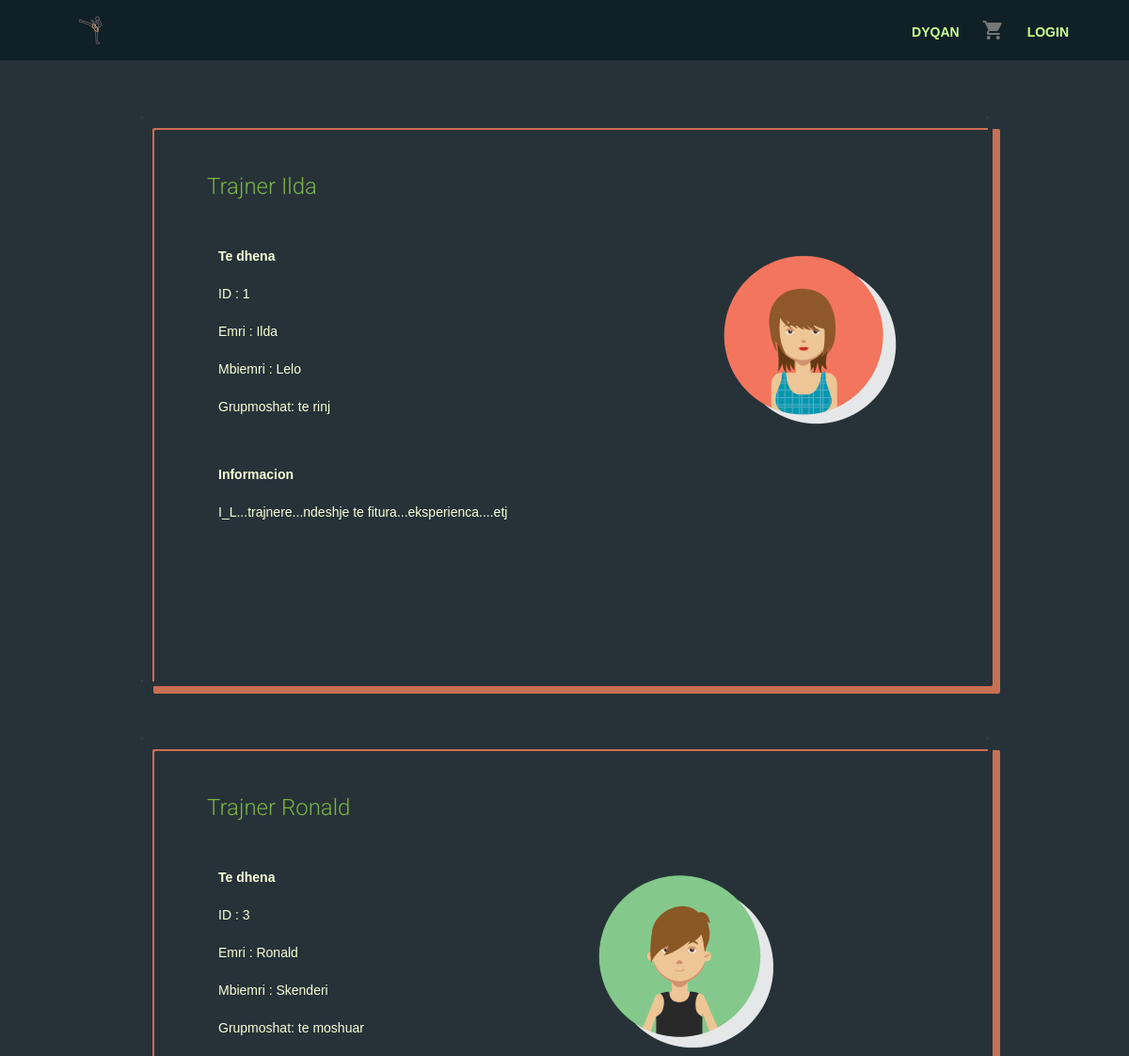
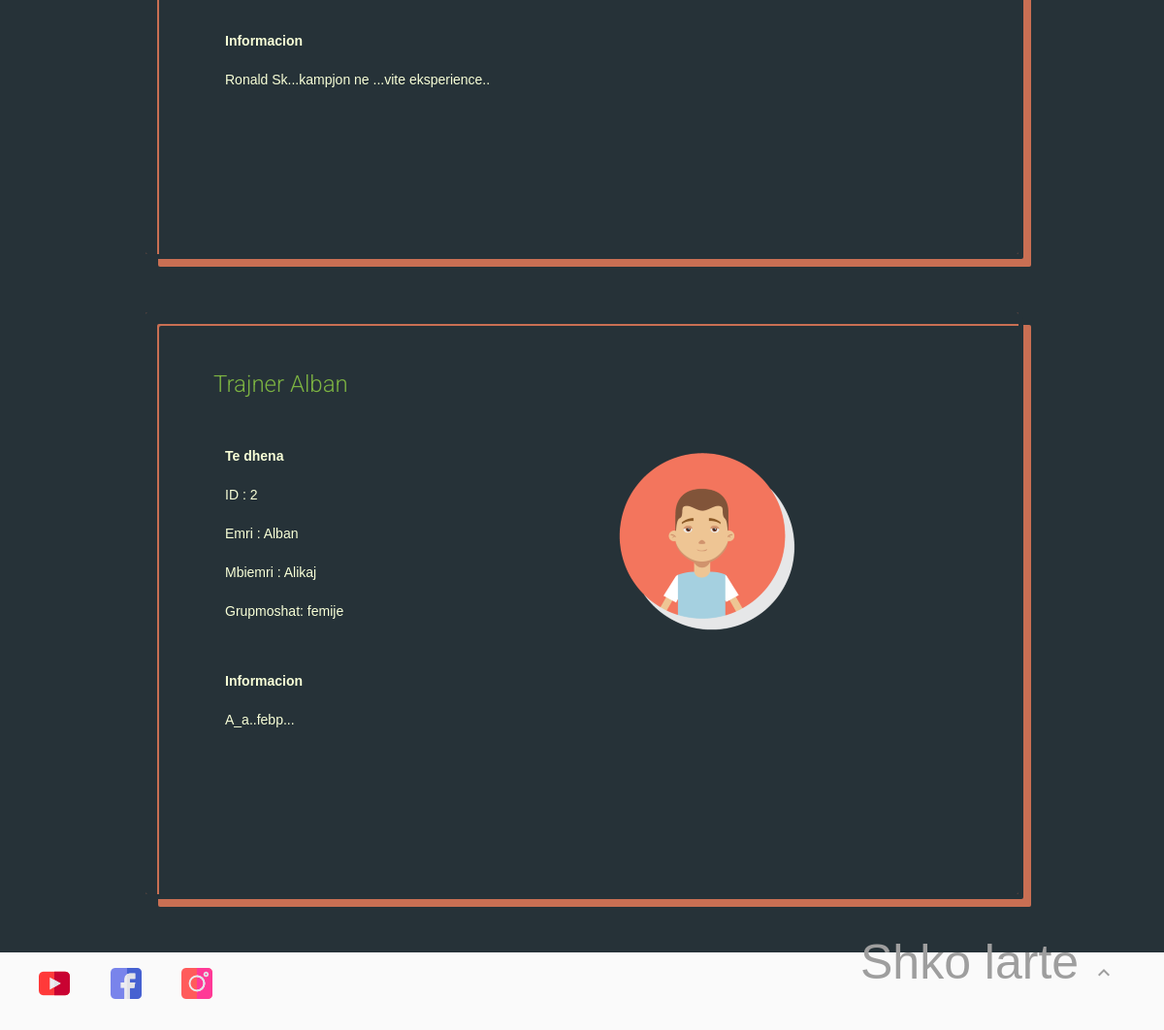
/Kickbox/trajnerInfo.php, run on the app's committed database (2 pictures, top to bottom).
### tables this page shows
CREATE TABLE `trajneri` (
  `ID_trajneri` int(11) NOT NULL,
  `Username_tr` varchar(11) NOT NULL,
  `Emer_tr` varchar(20) NOT NULL,
  `Mbiemer_tr` varchar(20) NOT NULL,
  `Email_tr` varchar(50) NOT NULL,
  `Fjalekalim_tr` varchar(255) NOT NULL,
  `Grupmosha_tr` varchar(20) NOT NULL,
  `Info_tr` varchar(5000) NOT NULL
);

### Kickbox/trajnerInfo.php (the view, shortened to what this page needs)
<!doctype html>
<html lang="en">
<head>
  <link rel="stylesheet" href="material.min.css">
  <link rel="stylesheet" href="styles.css">
</head>
<body>
  <?php require 'header.php'; ?>
  <div id="trINFO-box">
    <div id="ilda">
      <?php $result = mysqli_query($conn, "SELECT * FROM trajneri WHERE ID_trajneri='1'"); ?>
      <?php while ($row = mysqli_fetch_array($result)) { ?>
        <div class="mdl-card__title mdl-card--expand emertrINFO">
          <h2 class="mdl-card__title-text">Trajner <?php echo "" . $row['Username_tr']; ?></h2>
        </div>
        <div class="mdl-card__supporting-text ">
          <div class="mdl-grid">
            <div class="mdl-cell mdl-cell--8-col kutitrINFO">
              <p class="cardCap"><b>Te dhena</b></p>
              <p>ID : <?php echo "" . $row['ID_trajneri']; ?></p>
              <p>Emri : <?php echo "" . $row['Emer_tr']; ?></p>
              <p>Mbiemri : <?php echo "" . $row['Mbiemer_tr']; ?></p>
              <p>Grupmoshat: <?php echo "" . $row['Grupmosha_tr']; ?></p>
            </div>
            <div class="mdl-cell mdl-cell--4-col kutitrINFO d">
              <img class="kickbox-avatar" src="images/ilda.png">
            </div>
            <div class="mdl-cell mdl-cell--8-col kutitrINFO">
              <p class="cardCap"><b>Informacion</b></p>
              <p><?php echo "" . $row['Info_tr']; ?></p>
            </div>
          </div>
        </div>
      <?php }   ?>
    </div>
  </div>
  <div id="trINFO-box">
    <div id="ronald">
      <?php $result = mysqli_query($conn, "SELECT * FROM trajneri WHERE ID_trajneri='3'"); ?>
      <?php while ($row = mysqli_fetch_array($result)) { ?>
        <div class="mdl-card__title mdl-card--expand emertrINFO">
          <h2 class="mdl-card__title-text">Trajner <?php echo "" . $row['Username_tr']; ?></h2>
        </div>
        <div class="mdl-card__supporting-text ">
          <div class="mdl-grid">
            <div class="mdl-cell mdl-cell--6-col kutitrINFO">
              <p class="cardCap"><b>Te dhena</b></p>
              <p>ID : <?php echo "" . $row['ID_trajneri']; ?></p>
              <p>Emri : <?php echo "" . $row['Emer_tr']; ?></p>
              <p>Mbiemri : <?php echo "" . $row['Mbiemer_tr']; ?></p>
              <p>Grupmoshat: <?php echo "" . $row['Grupmosha_tr']; ?></p>
            </div>
            <div class="mdl-cell mdl-cell--6-col kutitrINFO">
              <img class="kickbox-avatar" src="images/ronald.png">
            </div>
            <div class="mdl-cell mdl-cell--8-col kutitrINFO">
              <p class="cardCap"><b>Informacion</b></p>
              <p><?php echo "" . $row['Info_tr']; ?></p>
            </div>
          </div>
        </div>
      <?php }   ?>
    </div>
  </div>
  <div id="trINFO-box">
    <div id="alban">
      <?php $result = mysqli_query($conn, "SELECT * FROM trajneri WHERE ID_trajneri='2'"); ?>
      <?php while ($row = mysqli_fetch_array($result)) { ?>
        <div class="mdl-card__title mdl-card--expand emertrINFO">
          <h2 class="mdl-card__title-text">Trajner <?php echo "" . $row['Username_tr']; ?></h2>
        </div>
        <div class="mdl-card__supporting-text ">
          <div class="mdl-grid">
            <div class="mdl-cell mdl-cell--6-col kutitrINFO">
              <p class="cardCap"><b>Te dhena</b></p>
              <p>ID : <?php echo "" . $row['ID_trajneri']; ?></p>
              <p>Emri : <?php echo "" . $row['Emer_tr']; ?></p>
              <p>Mbiemri : <?php echo "" . $row['Mbiemer_tr']; ?></p>
              <p>Grupmoshat: <?php echo "" . $row['Grupmosha_tr']; ?></p>
            </div>
            <div class="mdl-cell mdl-cell--6-col kutitrINFO">
              <img class="kickbox-avatar" src="images/alban.png" id="alban">
            </div>
            <div class="mdl-cell mdl-cell--8-col kutitrINFO">
              <p class="cardCap"><b>Informacion</b></p>
              <p><?php echo "" . $row['Info_tr']; ?></p>
            </div>
          </div>
        </div>
      <?php }
      mysqli_close($conn);     ?>
    </div>
  </div>
  <?php include 'footer.php'; ?>
</body>
</html>

### Kickbox/styles.css (style rules this page uses)
body { margin: 0; background-color: #37474f; }
.kickbox-avatar { height: 210; width: 210; }
#trINFO-box { position: relative; margin: 5% auto; width: 900px; height: 600px; border-radius: 2px; box-shadow: 5px 5px #263238, 13px 13px #c96f53, 12px 12px #263238 inset, 14px 14px #c96f53 inset; }
.kutitrINFO { padding-left: 50px; color: #f8ffd7; font-weight: 350; font-size: 50px; }
.emertrINFO { padding-left: 70px; padding-top: 60px; color: #7cb342; }

### Kickbox/trajnerInfo.php (style rules this page uses)
body { margin: 0; padding: 0; background: #263238; font-weight: 350; font-size: 50px; }

### data on the page
trajneri: Username_tr "Ilda", ID_trajneri "1", Emer_tr "Ilda", Mbiemer_tr "Lelo", Grupmosha_tr "te rinj", Info_tr "I_L...trajnere...ndeshje te fitura...eksperienca....etj"
trajneri: Username_tr "Ronald", ID_trajneri "3", Emer_tr "Ronald", Mbiemer_tr "Skenderi", Grupmosha_tr "te moshuar", Info_tr "Ronald Sk...kampjon ne ...vite eksperience.."
trajneri: Username_tr "Alban", ID_trajneri "2", Emer_tr "Alban", Mbiemer_tr "Alikaj", Grupmosha_tr "femije", Info_tr "A_a..febp..."
